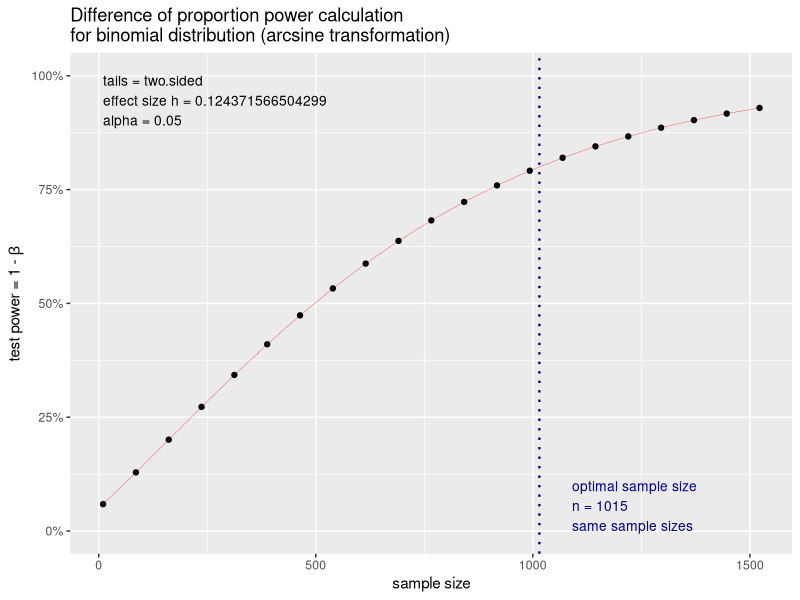
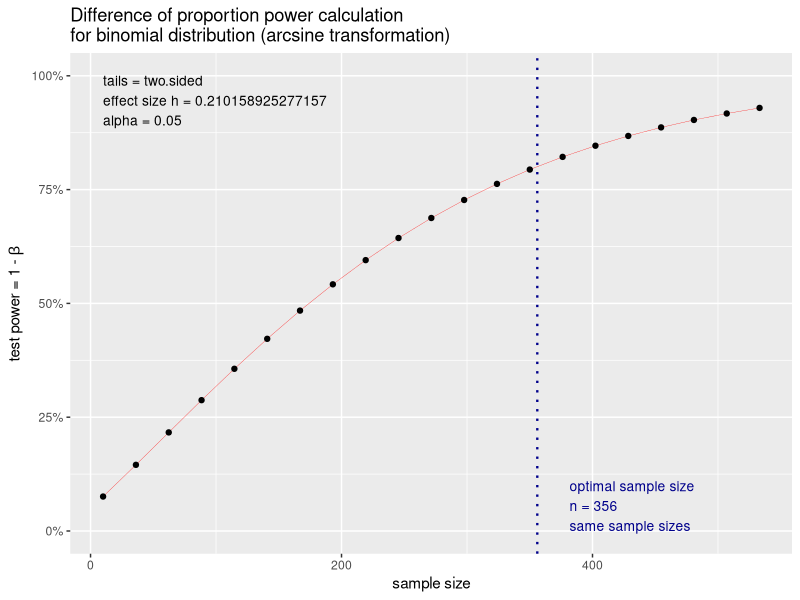

The R source for these figures, in order:
library(pwr); library(tidyverse)

power6 <- pwr.2p.test(h = ES.h(p1 = 0.6, p2 = 0.66), sig.level = 0.05, power = 0.80)
plot(power6)

power7 <- pwr.2p.test(h = ES.h(p1 = 0.6, p2 = 0.67), sig.level = 0.05, power = 0.80)
power8 <- pwr.2p.test(h = ES.h(p1 = 0.6, p2 = 0.68), sig.level = 0.05, power = 0.80)
power9 <- pwr.2p.test(h = ES.h(p1 = 0.6, p2 = 0.69), sig.level = 0.05, power = 0.80)

power10 <- pwr.2p.test(h = ES.h(p1 = 0.6, p2 = 0.70), sig.level = 0.05, power = 0.80)
plot(power10)

pwr_table <- tibble(
  ss_per_group = c(power6$n, power7$n, power8$n, power9$n, power10$n),
  assumed_diff = c(6,7,8,9,10)) %>%
  mutate(ss_per_group = as.integer(ss_per_group *2/0.8)) #adjust for drop-out
pwr_table

#re-run with 90% power
power6_90 <- pwr.2p.test(h = ES.h(p1 = 0.6, p2 = 0.66), sig.level = 0.05, power = 0.90)
as.integer(power6_90$n*2/0.8)
power10_90 <- pwr.2p.test(h = ES.h(p1 = 0.6, p2 = 0.70), sig.level = 0.05, power = 0.90)
as.integer(power10_90$n*2/0.8)
